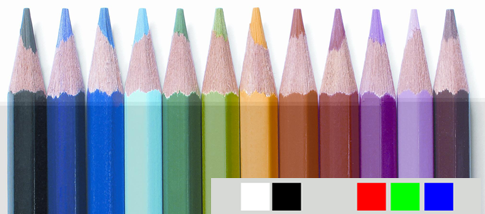
#> input picture Practica1/Imagenes/Lapices.bmp, 485 x 214 px
$ python ejercicio4.py
#> lines starting #> are read from the running program, lines starting #| are printed output that depends on the picture
#! /usr/bin/env python

#*************************************************************************
#
#4. Mostrar el efecto de descomponer una imagen color con el formato bmp en sus
#tres canales (R,G,B)  y compararla con la original (Se entregaran imagenes de
#prueba para realizar este punto).
#*************************************************************************

#Imports
#******************************************************************************
import cv2
import numpy as np
import matplotlib.pyplot as plt
import matplotlib.image as mpimg
#******************************************************************************
#Imagen de prueba
path1 = '../Imagenes/Lapices.bmp'
#leemos la imagen
img1 = cv2.imread(path1)
#> img1 is the input picture: shape (214, 485, 3); mean B, G, R 170, 161.5, 165.4
#prealocamos las imagenes que vamos a usar
img1_red = np.zeros_like(img1)
img1_blue = np.zeros_like(img1)
img1_green = np.zeros_like(img1)
#Copiamos los canales en las imagenes respectivas
img1_red[:, :, 0] = img1[:, :, 0]
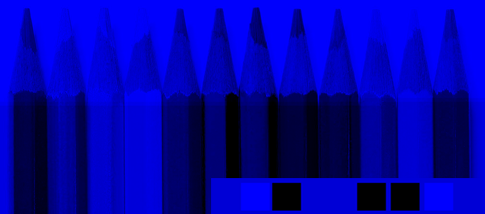
#> img1_red: shape (214, 485, 3); mean B, G, R 170, 0, 0
img1_green[:, :, 1] = img1[:, :, 1]
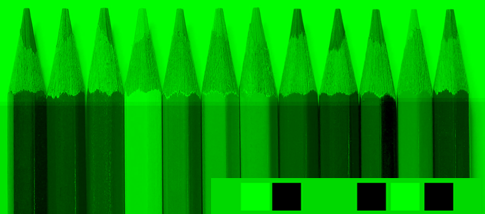
#> img1_green: shape (214, 485, 3); mean B, G, R 0, 161.5, 0
img1_blue[:, :, 2] = img1[:, :, 2]
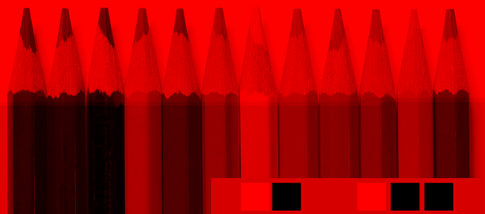
#> img1_blue: shape (214, 485, 3); mean B, G, R 0, 0, 165.4

#Mostramos las imagenes
plt.figure()
plt.imshow(img1)
plt.title('Imagen Original')
plt.figure()
plt.imshow(img1_blue)
plt.title('Canal Azul')
plt.figure()
plt.imshow(img1_green)
plt.title('Canal Verde')
plt.figure()
plt.imshow(img1_red)
plt.title('Canal Rojo')
plt.show()

$ run again, with Practica1/Imagenes/Comida.bmp copied over Practica1/Imagenes/Lapices.bmp
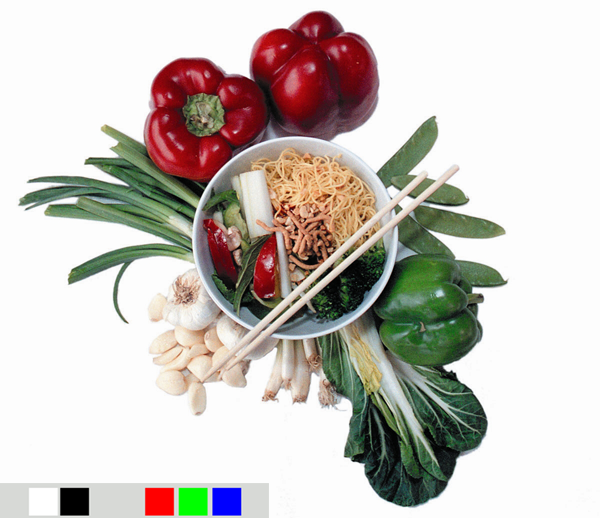
#> input picture Practica1/Imagenes/Comida.bmp, 600 x 518 px
#> img1 is the input picture: shape (518, 600, 3); mean B, G, R 189.2, 195.2, 201.3
#> `img1_green[:, :, 1] = img1[:, :, 1]`:
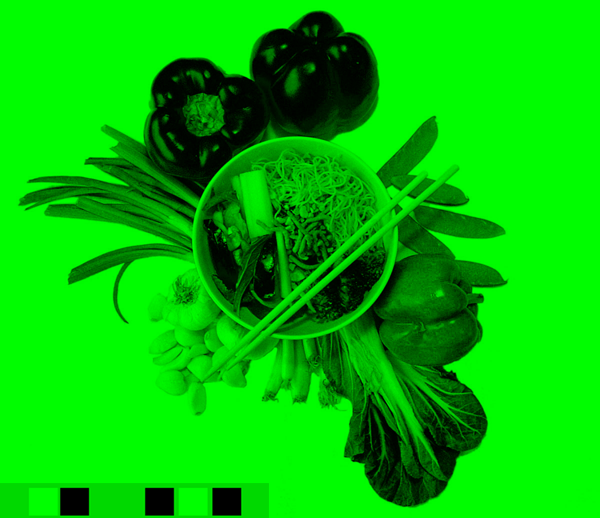
#> img1_green: shape (518, 600, 3); mean B, G, R 0, 195.2, 0
#> `img1_blue[:, :, 2] = img1[:, :, 2]`:
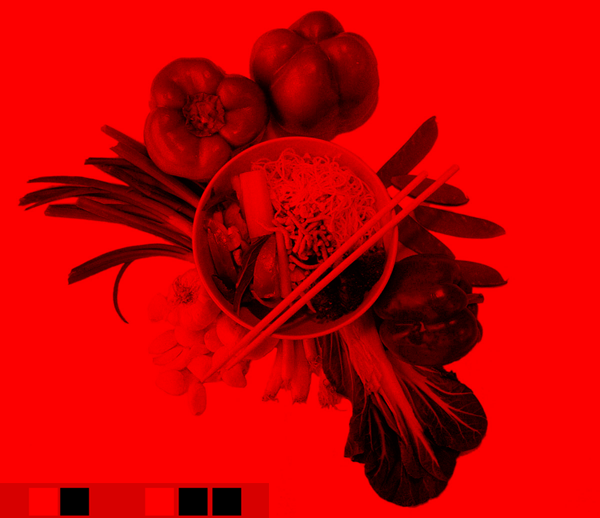
#> img1_blue: shape (518, 600, 3); mean B, G, R 0, 0, 201.3

$ run again, with Practica1/Imagenes/Copas.bmp copied over Practica1/Imagenes/Lapices.bmp
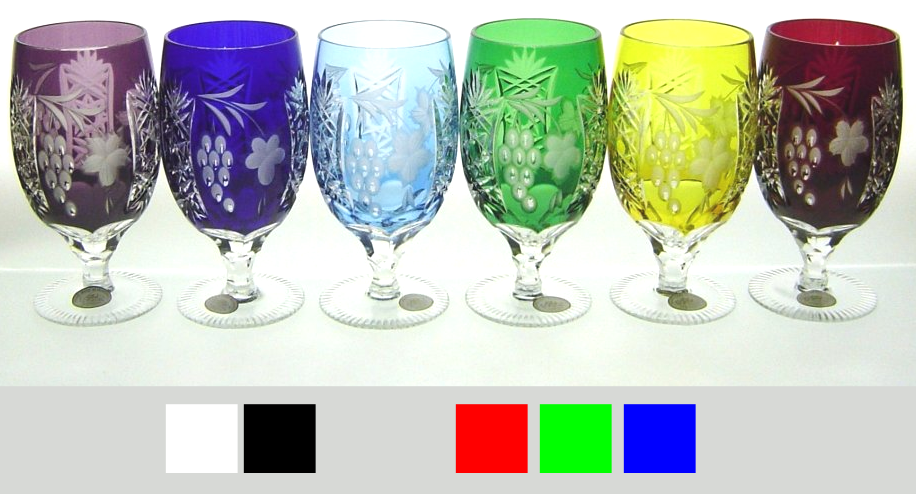
#> input picture Practica1/Imagenes/Copas.bmp, 916 x 494 px
#> img1 is the input picture: shape (494, 916, 3); mean B, G, R 181.5, 191.7, 186
#> `img1_green[:, :, 1] = img1[:, :, 1]`:
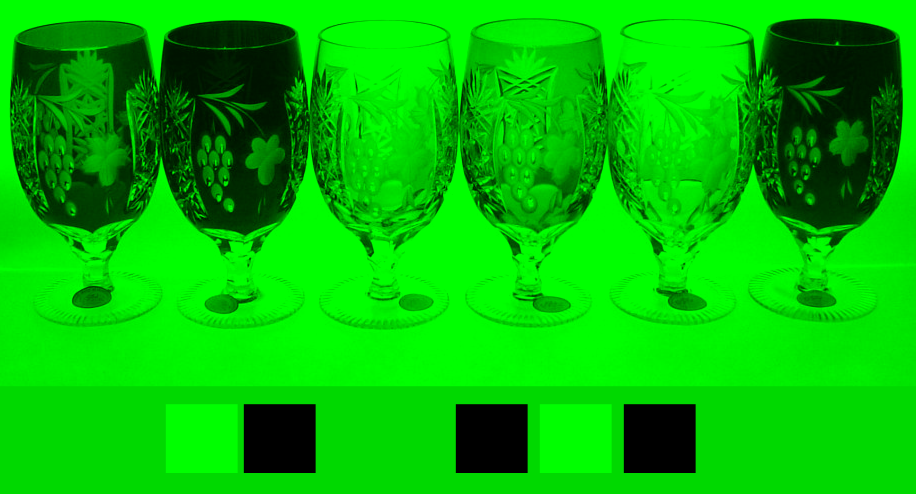
#> img1_green: shape (494, 916, 3); mean B, G, R 0, 191.7, 0
#> `img1_blue[:, :, 2] = img1[:, :, 2]`:
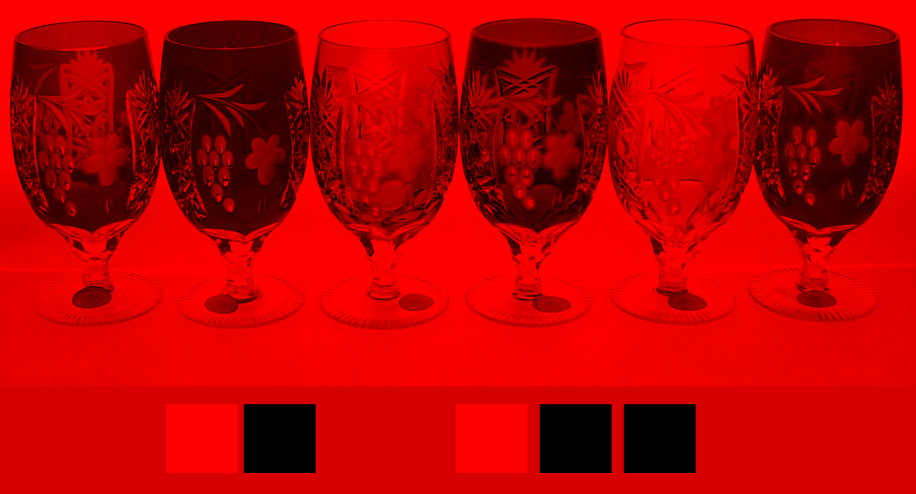
#> img1_blue: shape (494, 916, 3); mean B, G, R 0, 0, 186

$ run again, with Practica1/Imagenes/Globo.bmp copied over Practica1/Imagenes/Lapices.bmp
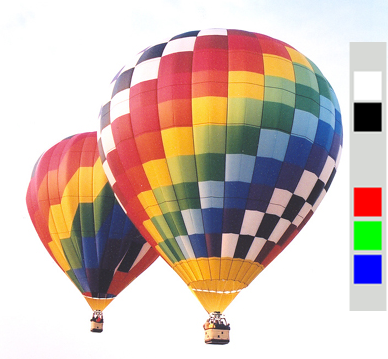
#> input picture Practica1/Imagenes/Globo.bmp, 388 x 359 px
#> img1 is the input picture: shape (359, 388, 3); mean B, G, R 180.5, 189.3, 208.3
#> `img1_green[:, :, 1] = img1[:, :, 1]`:
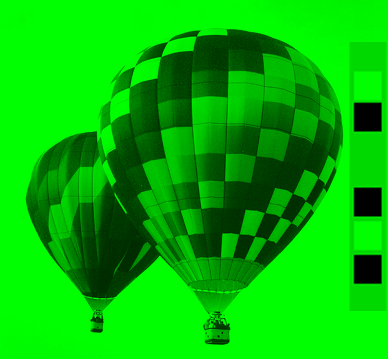
#> img1_green: shape (359, 388, 3); mean B, G, R 0, 189.3, 0
#> `img1_blue[:, :, 2] = img1[:, :, 2]`:
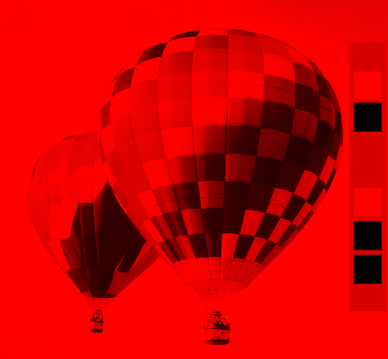
#> img1_blue: shape (359, 388, 3); mean B, G, R 0, 0, 208.3
